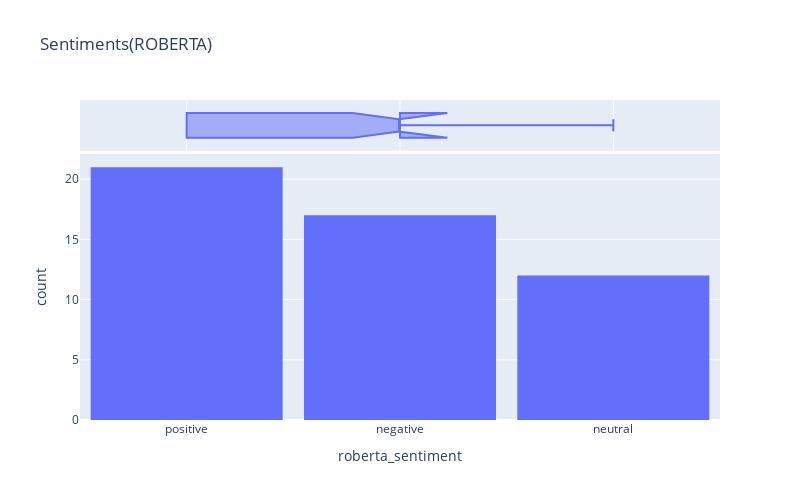

The notebook cell saved with this chart:
### Markdown cell above
## Bar Plot 
Plot for both the Models and then analysing which gives better results

### Code cell
fig = px.histogram(results_df,
                   x = 'roberta_sentiment',
                   marginal = 'box',
                   title = 'Sentiments(ROBERTA)')
fig.update_layout(bargap=0.1)
fig.show()

### Figure 1 — Plotly figure (JSON) as saved in the notebook; plotly's stock layout.template omitted (floating-point values rounded to 4 significant figures)
{"data": [{"alignmentgroup": "True", "bingroup": "x", "hovertemplate": "roberta_sentiment=%{x}<br>count=%{y}<extra></extra>", "legendgroup": "", "marker": {"color": "#636efa", "pattern": {"shape": ""}}, "name": "", "offsetgroup": "", "orientation": "v", "showlegend": false, "type": "histogram", "x": ["positive", "negative", "neutral", "positive", "neutral", "negative", "positive", "neutral", "positive", "negative", "neutral", "negative", "positive", "neutral", "positive", "negative", "positive", "negative", "neutral", "positive", "neutral", "negative", "neutral", "negative", "positive", "positive", "negative", "positive", "negative", "positive", "negative", "positive", "positive", "negative", "positive", "negative", "positive", "negative", "positive", "neutral", "positive", "positive", "negative", "positive", "negative", "neutral", "negative", "positive", "neutral", "neutral"], "xaxis": "x", "yaxis": "y"}, {"alignmentgroup": "True", "hovertemplate": "roberta_sentiment=%{x}<extra></extra>", "legendgroup": "", "marker": {"color": "#636efa"}, "name": "", "notched": true, "offsetgroup": "", "showlegend": false, "type": "box", "x": ["positive", "negative", "neutral", "positive", "neutral", "negative", "positive", "neutral", "positive", "negative", "neutral", "negative", "positive", "neutral", "positive", "negative", "positive", "negative", "neutral", "positive", "neutral", "negative", "neutral", "negative", "positive", "positive", "negative", "positive", "negative", "positive", "negative", "positive", "positive", "negative", "positive", "negative", "positive", "negative", "positive", "neutral", "positive", "positive", "negative", "positive", "negative", "neutral", "negative", "positive", "neutral", "neutral"], "xaxis": "x2", "yaxis": "y2"}], "layout": {"bargap": 0.1, "barmode": "relative", "height": 500, "legend": {"tracegroupgap": 0}, "title": {"text": "Sentiments(ROBERTA)"}, "width": 800, "xaxis": {"anchor": "y", "autorange": true, "domain": [0, 1], "range": [-0.5, 2.5], "title": {"text": "roberta_sentiment"}, "type": "category"}, "xaxis2": {"anchor": "y2", "autorange": true, "domain": [0, 1], "matches": "x", "range": [-0.5, 2.5], "showgrid": true, "showticklabels": false, "type": "category"}, "yaxis": {"anchor": "x", "autorange": true, "domain": [0, 0.8316], "range": [0, 22.11], "title": {"text": "count"}}, "yaxis2": {"anchor": "x2", "autorange": true, "domain": [0.8416, 1], "matches": "y2", "range": [-0.5, 0.5], "showgrid": false, "showline": false, "showticklabels": false, "ticks": "", "type": "category"}}}
